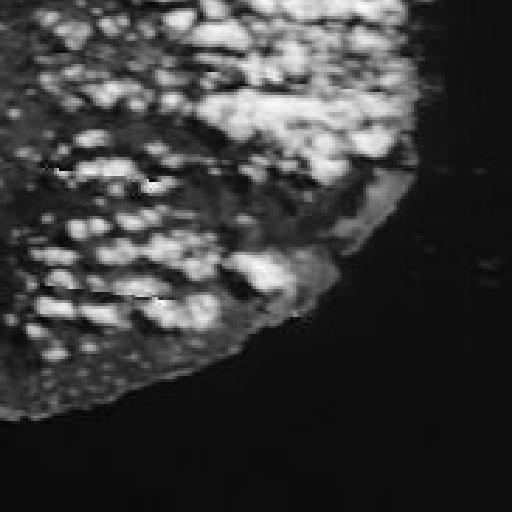
#> input picture backend/data/wakashio_benchmark/modis_terra_20200811_ocean_color.jpg, 512 x 512 px
$ python -i preprocess.py   (imports and definitions only)
#> lines starting #> are read from the running program, lines starting #| are printed output that depends on the picture
import numpy as np
from PIL import Image
import io

try:
    import cv2
    _CV2_AVAILABLE = True
except ImportError:
    cv2 = None
    _CV2_AVAILABLE = False

IMG_SIZE = 256

def calibrate_sar_histogram(img):
    """
    Standardizes SAR radar image brightness so the sea surface background matches
    the exact distribution the U-Net model was trained on (Mean ~155, Std ~25).
    """
    if img is None or img.size == 0:
        return img

    valid_pixels = img[img > 2]
    if len(valid_pixels) < 100:
        return img

    current_mean = float(np.mean(valid_pixels))
    current_std = float(np.std(valid_pixels))

    if current_std < 1.0:
        return img

    # Target baseline learned by U-Net from training dataset
    target_mean = 155.0
    target_std = 25.0

    # Normalize and shift to model training domain
    calibrated = (img.astype(np.float32) - current_mean) * (target_std / current_std) + target_mean
    calibrated = np.clip(calibrated, 0, 255).astype(np.uint8)
    return calibrated


def _load_gray_pil(source) -> np.ndarray:
    """Load an image from path or bytes as grayscale numpy array using Pillow."""
    if isinstance(source, (str, bytes, bytearray)):
        if isinstance(source, str):
            pil = Image.open(source).convert("L")
        else:
            pil = Image.open(io.BytesIO(source)).convert("L")
    else:
        raise TypeError(f"Expected str or bytes, got {type(source)}")
    return np.array(pil)


def _to_gray_np(arr: np.ndarray) -> np.ndarray:
    """Convert a numpy array to grayscale (H, W) uint8."""
    if arr.ndim == 2:
        return arr
    if arr.ndim == 3:
        if arr.shape[2] == 1:
            return arr.squeeze(axis=-1)
        if arr.shape[2] >= 3:
            # Luminosity conversion (BT.601): matches cv2.COLOR_BGR2GRAY weighting
            return np.dot(arr[:, :, :3].astype(np.float32), [0.114, 0.587, 0.299]).astype(np.uint8)
    raise ValueError(f"Cannot convert array with shape {arr.shape} to grayscale")


def _resize_gray(img: np.ndarray, size: int) -> np.ndarray:
    """Resize a 2D uint8 array to (size, size) using PIL LANCZOS."""
    pil = Image.fromarray(img, mode="L")
    pil = pil.resize((size, size), Image.LANCZOS)
    return np.array(pil)


def preprocess_sar_image(image_input):
    """
    Preprocesses SAR image for U-Net model prediction.

    Accepts:
        image_input: NumPy array (H, W) or (H, W, C), OR image file path (str) OR raw PNG bytes

    Returns:
        tuple:
            - preprocessed_tensor: NumPy array of shape (1, 256, 256, 1), float32 normalized [0.0, 1.0]
            - calibrated_image: NumPy array of shape (256, 256), uint8 [0..255]
    """
    if isinstance(image_input, str):
        if _CV2_AVAILABLE:
            img = cv2.imdecode(np.fromfile(image_input, dtype=np.uint8), cv2.IMREAD_GRAYSCALE)
#> img is the input picture: shape (512, 512); min 0, max 255, mean 59.6
            if img is None:
                raise ValueError(f"Could not load image from path: {image_input}")
        else:
            img = _load_gray_pil(image_input)
    elif isinstance(image_input, bytes):
        if _CV2_AVAILABLE:
            image_bytes = np.frombuffer(image_input, dtype=np.uint8)
            img = cv2.imdecode(image_bytes, cv2.IMREAD_GRAYSCALE)
            if img is None:
                raise ValueError("Could not decode image from bytes.")
        else:
            img = _load_gray_pil(image_input)
    elif isinstance(image_input, np.ndarray):
        img = _to_gray_np(image_input.copy())
    else:
        raise TypeError(f"Unsupported input type for image_input: {type(image_input)}")

    # Resize to exact model input dimensions (256 x 256)
    if _CV2_AVAILABLE:
        img_resized = cv2.resize(img, (IMG_SIZE, IMG_SIZE), interpolation=cv2.INTER_AREA)
    else:
        img_resized = _resize_gray(img, IMG_SIZE)

    # Calibrate histogram to match the U-Net training domain
    img_calibrated = calibrate_sar_histogram(img_resized)
#> in calibrate_sar_histogram, `current_mean = float(np.mean(valid_pixels))`: current_mean = 59.72
#> in calibrate_sar_histogram, `current_std = float(np.std(valid_pixels))`: current_std = 60.44
#> in calibrate_sar_histogram, `calibrated = (img.astype(np.float32) - current_mean) * (target_std / c..`:
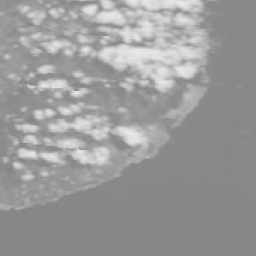
#> calibrated: shape (256, 256) float32; min 131.1, max 234.5, mean 155

    # Normalize to [0.0, 1.0] float32 as done during U-Net training
    img_normalized = img_calibrated.astype(np.float32) / 255.0

    # Expand dimensions for model prediction shape (1, 256, 256, 1)
    input_tensor = img_normalized[np.newaxis, ..., np.newaxis]

    return input_tensor, img_calibrated

>>> result = preprocess_sar_image('data/wakashio_benchmark/modis_terra_20200811_ocean_color.jpg')

$ run again, on backend/data/wakashio_benchmark/deep_marine_256.png
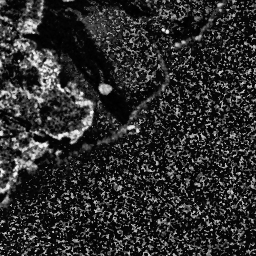
#> input picture backend/data/wakashio_benchmark/deep_marine_256.png, 256 x 256 px
#> in preprocess_sar_image, img is the input picture: shape (256, 256); min 0, max 253, mean 45.8
#> current_mean = 46.46
#> current_std = 51.57
#> in calibrate_sar_histogram, `calibrated = np.clip(calibrated, 0, 255).astype(np.uint8)`:
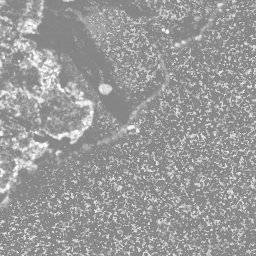
#> calibrated: shape (256, 256); min 132, max 255, mean 154.1

$ run again, on backend/data/wakashio_benchmark/eos06_modis_alternative_512.png
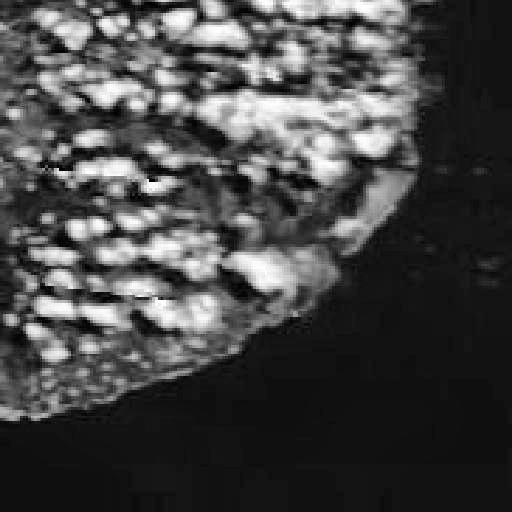
#> input picture backend/data/wakashio_benchmark/eos06_modis_alternative_512.png, 512 x 512 px
#> in preprocess_sar_image, img is the input picture: shape (512, 512); min 0, max 254, mean 69.8
#> in preprocess_sar_image, `img_resized = cv2.resize(img, (IMG_SIZE, IMG_SIZE), interpolation=cv2...`:
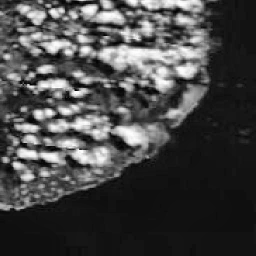
#> img_resized: shape (256, 256); min 1, max 254, mean 69.9
#> current_mean = 69.87
#> current_std = 66.2
#> in calibrate_sar_histogram, `calibrated = (img.astype(np.float32) - current_mean) * (target_std / c..`:
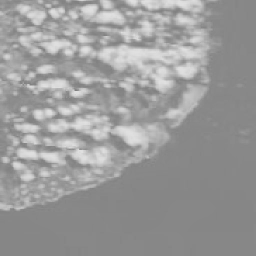
#> calibrated: shape (256, 256) float32; min 129, max 224.5, mean 155
